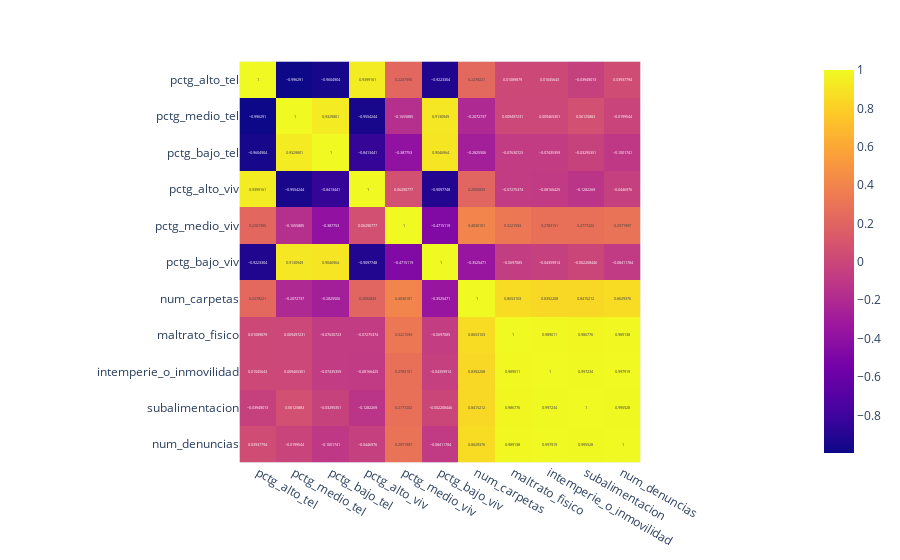

This figure's notebook cell:
### Code cell
import plotly.express as px


fig = px.imshow(datos_corr.corr(), text_auto=True)
fig.show()

### Figure 1 — Plotly figure (JSON) as saved in the notebook; plotly's stock layout.template omitted (floating-point values rounded to 4 significant figures)
{"data": [{"coloraxis": "coloraxis", "hovertemplate": "x: %{x}<br>y: %{y}<br>color: %{z}<extra></extra>", "name": "0", "texttemplate": "%{z}", "type": "heatmap", "x": ["pctg_alto_tel", "pctg_medio_tel", "pctg_bajo_tel", "pctg_alto_viv", "pctg_medio_viv", "pctg_bajo_viv", "num_carpetas", "maltrato_fisico", "intemperie_o_inmovilidad", "subalimentacion", "num_denuncias"], "xaxis": "x", "y": ["pctg_alto_tel", "pctg_medio_tel", "pctg_bajo_tel", "pctg_alto_viv", "pctg_medio_viv", "pctg_bajo_viv", "num_carpetas", "maltrato_fisico", "intemperie_o_inmovilidad", "subalimentacion", "num_denuncias"], "yaxis": "y", "z": [[1, -0.9963, -0.9605, 0.9399, 0.2207, -0.9223, 0.2278, 0.0109, 0.01046, -0.03949, 0.03938], [-0.9963, 1, 0.933, -0.9554, -0.1656, 0.9131, -0.2073, 0.009497, 0.009465, 0.06126, -0.01995], [-0.9605, 0.933, 1, -0.8413, -0.3878, 0.9047, -0.2826, -0.07631, -0.07435, -0.03295, -0.1002], [0.9399, -0.9554, -0.8413, 1, 0.06291, -0.9098, 0.2093, -0.07275, -0.08166, -0.1282, -0.0447], [0.2207, -0.1656, -0.3878, 0.06291, 1, -0.4715, 0.403, 0.3222, 0.2783, 0.2777, 0.2972], [-0.9223, 0.9131, 0.9047, -0.9098, -0.4715, 1, -0.3525, -0.06971, -0.0436, -0.002208, -0.08412], [0.2278, -0.2073, -0.2826, 0.2093, 0.403, -0.3525, 1, 0.8653, 0.8392, 0.8415, 0.8629], [0.0109, 0.009497, -0.07631, -0.07275, 0.3222, -0.06971, 0.8653, 1, 0.989, 0.9868, 0.9891], [0.01046, 0.009465, -0.07435, -0.08166, 0.2783, -0.0436, 0.8392, 0.989, 1, 0.9972, 0.9979], [-0.03949, 0.06126, -0.03295, -0.1282, 0.2777, -0.002208, 0.8415, 0.9868, 0.9972, 1, 0.9955], [0.03938, -0.01995, -0.1002, -0.0447, 0.2972, -0.08412, 0.8629, 0.9891, 0.9979, 0.9955, 1]]}], "layout": {"coloraxis": {"colorscale": [[0, "#0d0887"], [0.1111, "#46039f"], [0.2222, "#7201a8"], [0.3333, "#9c179e"], [0.4444, "#bd3786"], [0.5556, "#d8576b"], [0.6667, "#ed7953"], [0.7778, "#fb9f3a"], [0.8889, "#fdca26"], [1, "#f0f921"]]}, "margin": {"t": 60}, "xaxis": {"anchor": "y", "constrain": "domain", "domain": [0, 1], "scaleanchor": "y"}, "yaxis": {"anchor": "x", "autorange": "reversed", "constrain": "domain", "domain": [0, 1]}}}
